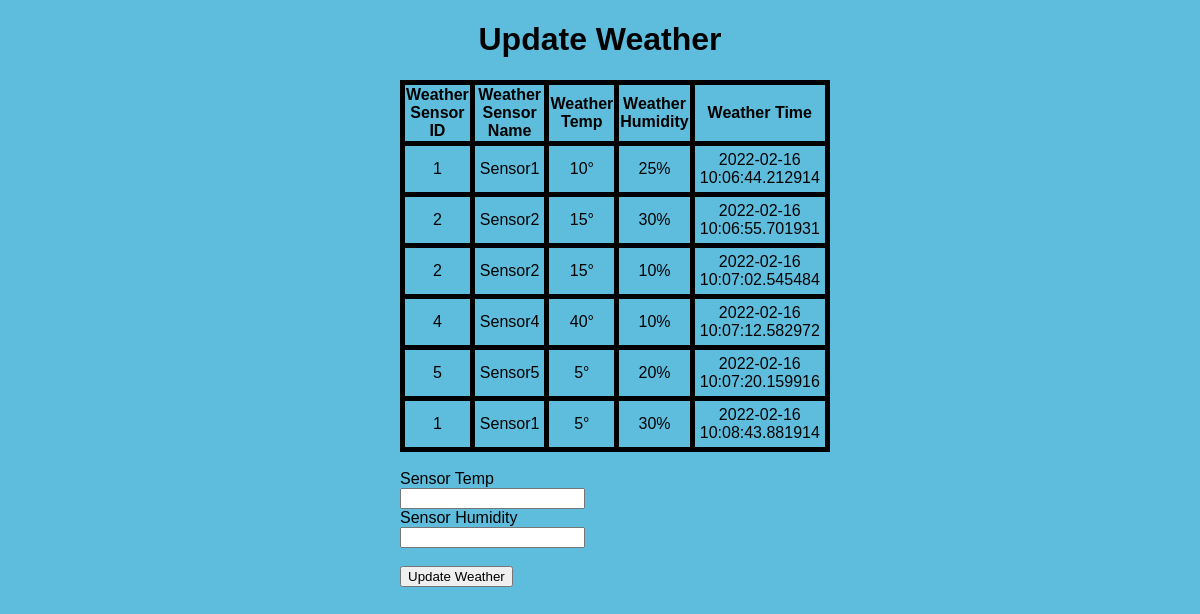
Page /update/4 on the committed database.
### app.py (models this page shows, shortened)
class WeatherUpdate(db.Model):
    id = db.Column(db.Integer, primary_key=True)
    temperature = db.Column(db.Integer)
    humidity = db.Column(db.Integer)
    date_created = db.Column(db.DateTime)
    sensor_id = db.Column(db.Integer, db.ForeignKey("sensor.id"))

class Sensor(db.Model):
    id = db.Column(db.Integer, primary_key=True)
    name = db.Column(db.String(40))
    country = db.Column(db.String(40))
    city = db.Column(db.String(40))
    weather = db.relationship(
        "WeatherUpdate", backref="sensor", lazy=True,
    )

### app.py (the view)
@app.route('/update/<int:id>', methods=['GET', 'POST'])
def update(id):
    sensor = Sensor.query.get_or_404(id)
    if request.method == 'POST':
        temperature = request.form['temperature']
        humidity = request.form['humidity']
        time = datetime.now()
        new_update = WeatherUpdate(temperature = temperature, humidity=humidity, date_created=time, sensor=sensor)
        try:
            db.session.add(new_update)
            db.session.commit()
            return redirect('/')
        except:
            return 'There was an issue updating the weather'
    else:
        weathers = WeatherUpdate.query.order_by(WeatherUpdate.date_created).all()
        return render_template('update.html', sensor=sensor, weathers = weathers)

### templates/update.html (shortened to what this page needs)
{% extends 'base.html' %}
{% block body %}
<div class="content">
    <h1 style="text-align: center">Update Weather</h1>
    <table>
        <tr>
            <th>Weather Sensor ID</th>
            <th>Weather Sensor Name</th>
            <th>Weather Temp</th>
            <th>Weather Humidity</th>
            <th>Weather Time</th>
        </tr>
        {% for weather in weathers %}
            <tr>
                <td>{{ weather.sensor.id}}</td>
                <td>{{ weather.sensor.name}}</td>
                <td>{{ weather.temperature}}°</td>
                <td>{{ weather.humidity }}%</td>
                <td>{{weather.date_created}}</td>
            </tr>
        {% endfor %}
    </table>
    <form action="/update/{{sensor.id}}" method="POST">
        <br>
        <label for="name">Sensor Temp</label><br>
        <input type="text" name="temperature" id="temperature"><br>
        <label for="country">Sensor Humidity</label><br>
        <input type="text" name="humidity" id="humidity"><br>
        <br>
        <input type="submit" value="Update Weather"><br><br>
    </form>
</div>
{% endblock %}

### static/css/main.css (style rules this page uses)
body, html { margin: 0; font-family: sans-serif; background-color: rgb(94, 189, 221); }
.content { margin: 0 auto; width: 400px; }
table, td, th { border: 5px solid rgb(0, 0, 0); }
table { border-collapse: collapse; width: 100%; }
th { height: 30px; }
td { text-align: center; padding: 5px; }

### rows in the picture
WeatherUpdate: sensor.id "1", sensor.name "Sensor1", temperature "10", humidity "25", date_created "2022-02-16 10:06:44.212914"
WeatherUpdate: sensor.id "2", sensor.name "Sensor2", temperature "15", humidity "30", date_created "2022-02-16 10:06:55.701931"
WeatherUpdate: sensor.id "2", sensor.name "Sensor2", temperature "15", humidity "10", date_created "2022-02-16 10:07:02.545484"
WeatherUpdate: sensor.id "4", sensor.name "Sensor4", temperature "40", humidity "10", date_created "2022-02-16 10:07:12.582972"
WeatherUpdate: sensor.id "5", sensor.name "Sensor5", temperature "5", humidity "20", date_created "2022-02-16 10:07:20.159916"
WeatherUpdate: sensor.id "1", sensor.name "Sensor1", temperature "5", humidity "30", date_created "2022-02-16 10:08:43.881914"
